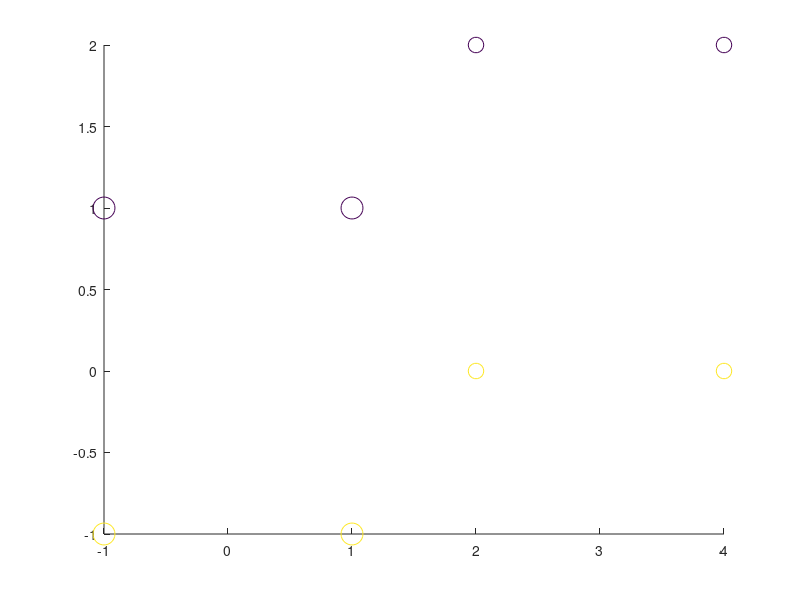

Recreate this plot in MATLAB.

X = [ 2 0; 4 0; 2 2; 4 2]
Y = [ 1; 1; -1; -1]

figure;
scatter(X(:,1),X(:,2),125,Y);

p = size(X,2);
M = mean(X);

for i = 1:p
    X(:,i) = X(:,i) - M(i);
end

hold on
scatter(X(:,1),X(:,2),250,Y);